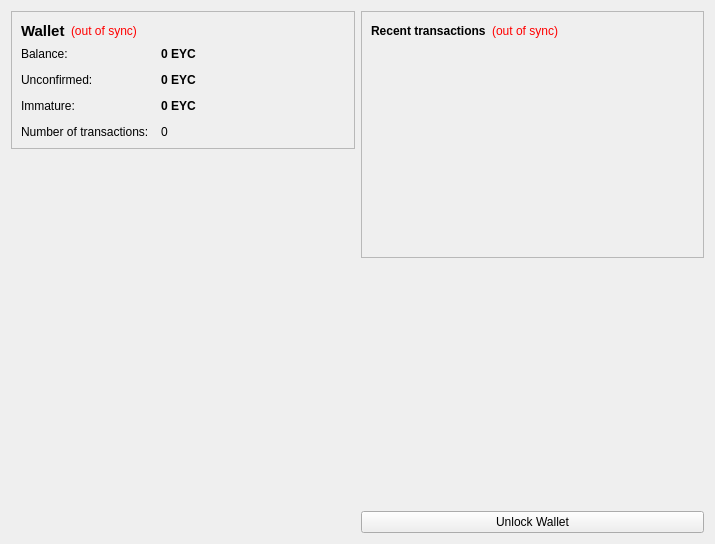
<?xml version="1.0" encoding="UTF-8"?>
<ui version="4.0">
 <class>OverviewPage</class>
 <widget class="QWidget" name="OverviewPage">
  <property name="geometry">
   <rect>
    <x>0</x>
    <y>0</y>
    <width>715</width>
    <height>544</height>
   </rect>
  </property>
  <property name="windowTitle">
   <string>Form</string>
  </property>
  <layout class="QHBoxLayout" name="horizontalLayout" stretch="1,1">
   <item>
    <layout class="QVBoxLayout" name="verticalLayout_2">
     <item>
      <widget class="QFrame" name="frame">
       <property name="frameShape">
        <enum>QFrame::StyledPanel</enum>
       </property>
       <property name="frameShadow">
        <enum>QFrame::Raised</enum>
       </property>
       <layout class="QVBoxLayout" name="verticalLayout_4">
        <item>
         <layout class="QHBoxLayout" name="horizontalLayout_4">
          <item>
           <widget class="QLabel" name="label_5">
            <property name="font">
             <font>
              <pointsize>11</pointsize>
              <weight>75</weight>
              <bold>true</bold>
             </font>
            </property>
            <property name="text">
             <string>Wallet</string>
            </property>
           </widget>
          </item>
          <item>
           <widget class="QLabel" name="labelWalletStatus">
            <property name="toolTip">
             <string>The displayed information may be out of date. Your wallet automatically synchronizes with the SkyDynastyCoin network after a connection is established, but this process has not completed yet.</string>
            </property>
            <property name="styleSheet">
             <string notr="true">QLabel { color: red; }</string>
            </property>
            <property name="text">
             <string notr="true">(out of sync)</string>
            </property>
            <property name="alignment">
             <set>Qt::AlignLeading|Qt::AlignLeft|Qt::AlignVCenter</set>
            </property>
           </widget>
          </item>
          <item>
           <spacer name="horizontalSpacer_2">
            <property name="orientation">
             <enum>Qt::Horizontal</enum>
            </property>
            <property name="sizeHint" stdset="0">
             <size>
              <width>40</width>
              <height>20</height>
             </size>
            </property>
           </spacer>
          </item>
         </layout>
        </item>
        <item>
         <layout class="QFormLayout" name="formLayout_2">
          <property name="fieldGrowthPolicy">
           <enum>QFormLayout::AllNonFixedFieldsGrow</enum>
          </property>
          <property name="horizontalSpacing">
           <number>12</number>
          </property>
          <property name="verticalSpacing">
           <number>12</number>
          </property>
          <item row="0" column="0">
           <widget class="QLabel" name="label">
            <property name="text">
             <string>Balance:</string>
            </property>
           </widget>
          </item>
          <item row="0" column="1">
           <widget class="QLabel" name="labelBalance">
            <property name="font">
             <font>
              <weight>75</weight>
              <bold>true</bold>
             </font>
            </property>
            <property name="cursor">
             <cursorShape>IBeamCursor</cursorShape>
            </property>
            <property name="toolTip">
             <string>Your current balance</string>
            </property>
            <property name="text">
             <string notr="true">0 EYC</string>
            </property>
            <property name="textInteractionFlags">
             <set>Qt::LinksAccessibleByMouse|Qt::TextSelectableByKeyboard|Qt::TextSelectableByMouse</set>
            </property>
           </widget>
          </item>
          <item row="1" column="0">
           <widget class="QLabel" name="label_3">
            <property name="text">
             <string>Unconfirmed:</string>
            </property>
           </widget>
          </item>
          <item row="1" column="1">
           <widget class="QLabel" name="labelUnconfirmed">
            <property name="font">
             <font>
              <weight>75</weight>
              <bold>true</bold>
             </font>
            </property>
            <property name="cursor">
             <cursorShape>IBeamCursor</cursorShape>
            </property>
            <property name="toolTip">
             <string>Total of transactions that have yet to be confirmed, and do not yet count toward the current balance</string>
            </property>
            <property name="text">
             <string notr="true">0 EYC</string>
            </property>
            <property name="textInteractionFlags">
             <set>Qt::LinksAccessibleByMouse|Qt::TextSelectableByKeyboard|Qt::TextSelectableByMouse</set>
            </property>
           </widget>
          </item>
          <item row="2" column="0">
           <widget class="QLabel" name="labelImmatureText">
            <property name="text">
             <string>Immature:</string>
            </property>
           </widget>
          </item>
          <item row="2" column="1">
           <widget class="QLabel" name="labelImmature">
            <property name="font">
             <font>
              <weight>75</weight>
              <bold>true</bold>
             </font>
            </property>
            <property name="toolTip">
             <string>Mined balance that has not yet matured</string>
            </property>
            <property name="text">
             <string notr="true">0 EYC</string>
            </property>
            <property name="textInteractionFlags">
             <set>Qt::LinksAccessibleByMouse|Qt::TextSelectableByKeyboard|Qt::TextSelectableByMouse</set>
            </property>
           </widget>
          </item>
          <item row="3" column="0">
           <widget class="QLabel" name="label_2">
            <property name="text">
             <string>Number of transactions:</string>
            </property>
           </widget>
          </item>
          <item row="3" column="1">
           <widget class="QLabel" name="labelNumTransactions">
            <property name="toolTip">
             <string>Total number of transactions in wallet</string>
            </property>
            <property name="text">
             <string notr="true">0</string>
            </property>
           </widget>
          </item>
         </layout>
        </item>
       </layout>
      </widget>
     </item>
     <item>
      <spacer name="verticalSpacer">
       <property name="orientation">
        <enum>Qt::Vertical</enum>
       </property>
       <property name="sizeHint" stdset="0">
        <size>
         <width>20</width>
         <height>40</height>
        </size>
       </property>
      </spacer>
     </item>
     <item>
      <widget class="QLabel" name="label_6">
       <property name="text">
        <string/>
       </property>
       <property name="pixmap">
        <pixmap resource="../bitcoin.qrc">:/images/backg</pixmap>
       </property>
       <property name="scaledContents">
        <bool>false</bool>
       </property>
       <property name="alignment">
        <set>Qt::AlignCenter</set>
       </property>
       <property name="margin">
        <number>-2</number>
       </property>
      </widget>
     </item>
    </layout>
   </item>
   <item>
    <layout class="QVBoxLayout" name="verticalLayout_3">
     <item>
      <widget class="QFrame" name="frame_2">
       <property name="frameShape">
        <enum>QFrame::StyledPanel</enum>
       </property>
       <property name="frameShadow">
        <enum>QFrame::Raised</enum>
       </property>
       <layout class="QVBoxLayout" name="verticalLayout">
        <item>
         <layout class="QHBoxLayout" name="horizontalLayout_2">
          <item>
           <widget class="QLabel" name="label_4">
            <property name="text">
             <string>&lt;b&gt;Recent transactions&lt;/b&gt;</string>
            </property>
           </widget>
          </item>
          <item>
           <widget class="QLabel" name="labelTransactionsStatus">
            <property name="toolTip">
             <string>The displayed information may be out of date. Your wallet automatically synchronizes with the SkyDynastyCoin network after a connection is established, but this process has not completed yet.</string>
            </property>
            <property name="styleSheet">
             <string notr="true">QLabel { color: red; }</string>
            </property>
            <property name="text">
             <string notr="true">(out of sync)</string>
            </property>
            <property name="alignment">
             <set>Qt::AlignRight|Qt::AlignTrailing|Qt::AlignVCenter</set>
            </property>
           </widget>
          </item>
          <item>
           <spacer name="horizontalSpacer">
            <property name="orientation">
             <enum>Qt::Horizontal</enum>
            </property>
            <property name="sizeHint" stdset="0">
             <size>
              <width>40</width>
              <height>20</height>
             </size>
            </property>
           </spacer>
          </item>
         </layout>
        </item>
        <item>
         <widget class="QListView" name="listTransactions">
          <property name="styleSheet">
           <string notr="true">QListView { background: transparent; }</string>
          </property>
          <property name="frameShape">
           <enum>QFrame::NoFrame</enum>
          </property>
          <property name="verticalScrollBarPolicy">
           <enum>Qt::ScrollBarAlwaysOff</enum>
          </property>
          <property name="horizontalScrollBarPolicy">
           <enum>Qt::ScrollBarAlwaysOff</enum>
          </property>
          <property name="selectionMode">
           <enum>QAbstractItemView::NoSelection</enum>
          </property>
         </widget>
        </item>
       </layout>
      </widget>
     </item>
     <item>
      <spacer name="verticalSpacer_2">
       <property name="orientation">
        <enum>Qt::Vertical</enum>
       </property>
       <property name="sizeHint" stdset="0">
        <size>
         <width>20</width>
         <height>40</height>
        </size>
       </property>
      </spacer>
     </item>
     <item>
      <widget class="QPushButton" name="unlockWalletButton">
       <property name="text">
        <string>Unlock Wallet</string>
       </property>
      </widget>
     </item>
    </layout>
   </item>
  </layout>
 </widget>
 <resources>
  <include location="../bitcoin.qrc"/>
 </resources>
 <connections/>
</ui>
